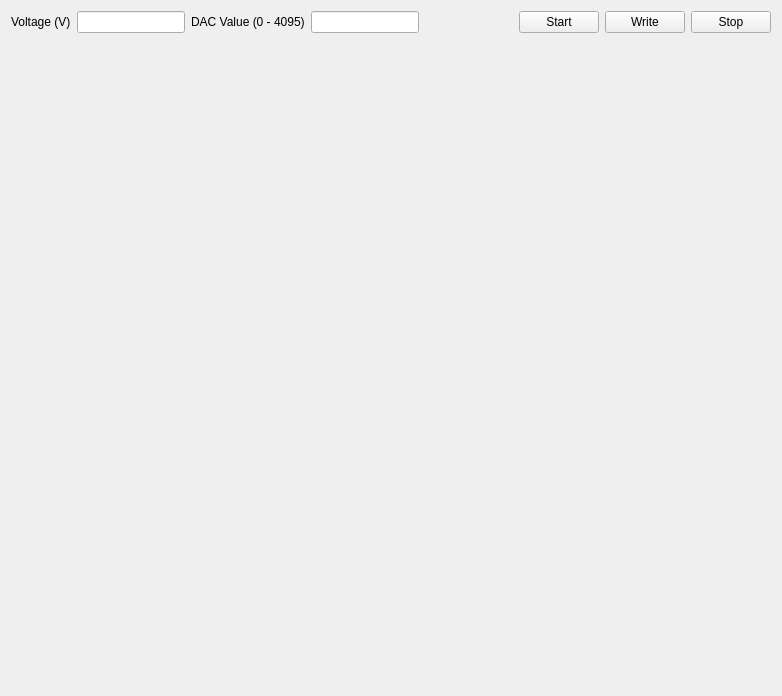
<?xml version="1.0" encoding="UTF-8"?>
<ui version="4.0">
 <class>Form</class>
 <widget class="QWidget" name="Form">
  <property name="geometry">
   <rect>
    <x>0</x>
    <y>0</y>
    <width>782</width>
    <height>696</height>
   </rect>
  </property>
  <property name="windowTitle">
   <string>Form</string>
  </property>
  <layout class="QVBoxLayout" name="verticalLayout_2">
   <item>
    <layout class="QHBoxLayout" name="horizontalLayout_3">
     <item>
      <widget class="QLabel" name="label_2">
       <property name="text">
        <string>Voltage (V)</string>
       </property>
      </widget>
     </item>
     <item>
      <widget class="QLineEdit" name="edtVoltage"/>
     </item>
     <item>
      <widget class="QLabel" name="label">
       <property name="text">
        <string>DAC Value (0 - 4095)</string>
       </property>
      </widget>
     </item>
     <item>
      <widget class="QLineEdit" name="edtDacVal"/>
     </item>
     <item>
      <spacer name="horizontalSpacer">
       <property name="orientation">
        <enum>Qt::Horizontal</enum>
       </property>
       <property name="sizeHint" stdset="0">
        <size>
         <width>40</width>
         <height>20</height>
        </size>
       </property>
      </spacer>
     </item>
     <item>
      <widget class="QPushButton" name="btnStart">
       <property name="text">
        <string>Start</string>
       </property>
      </widget>
     </item>
     <item>
      <widget class="QPushButton" name="btnWrite">
       <property name="text">
        <string>Write</string>
       </property>
      </widget>
     </item>
     <item>
      <widget class="QPushButton" name="btnStop">
       <property name="text">
        <string>Stop</string>
       </property>
      </widget>
     </item>
    </layout>
   </item>
   <item>
    <spacer name="verticalSpacer">
     <property name="orientation">
      <enum>Qt::Vertical</enum>
     </property>
     <property name="sizeHint" stdset="0">
      <size>
       <width>20</width>
       <height>40</height>
      </size>
     </property>
    </spacer>
   </item>
  </layout>
 </widget>
 <resources/>
 <connections/>
</ui>
